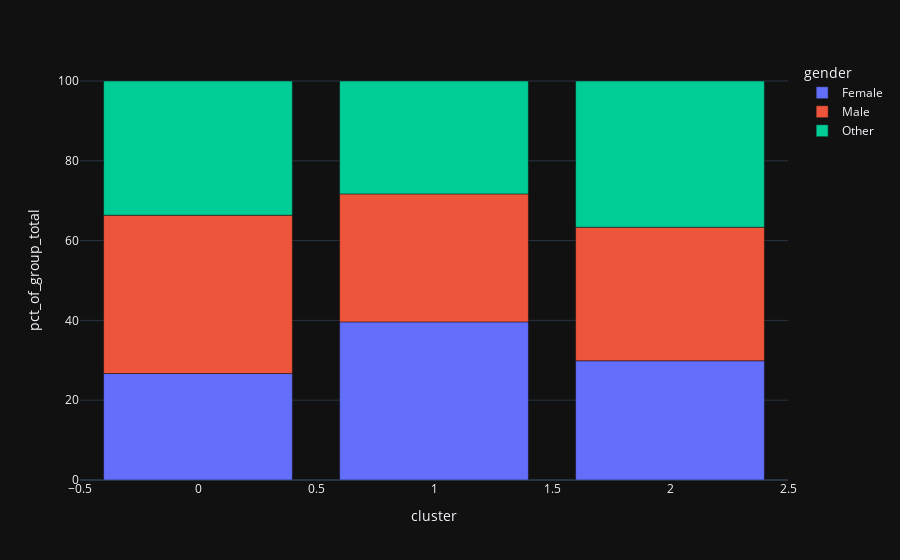
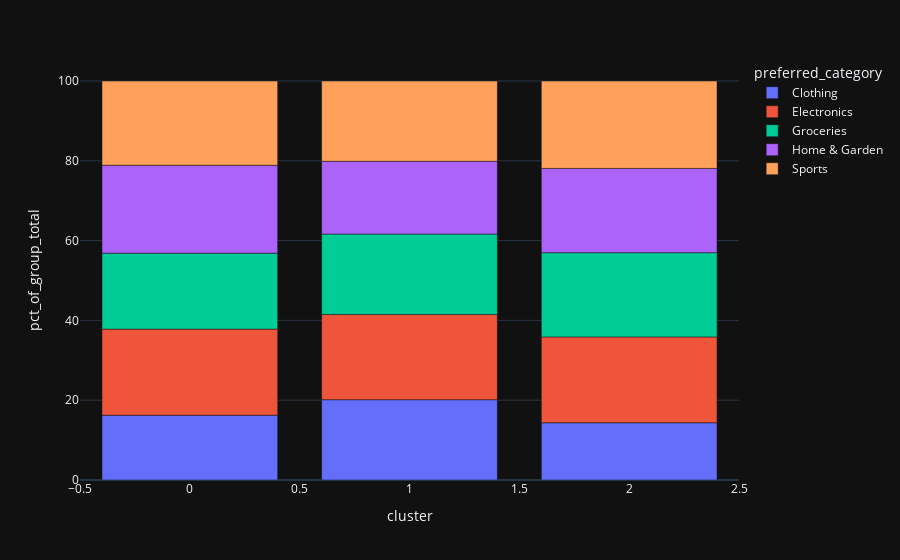
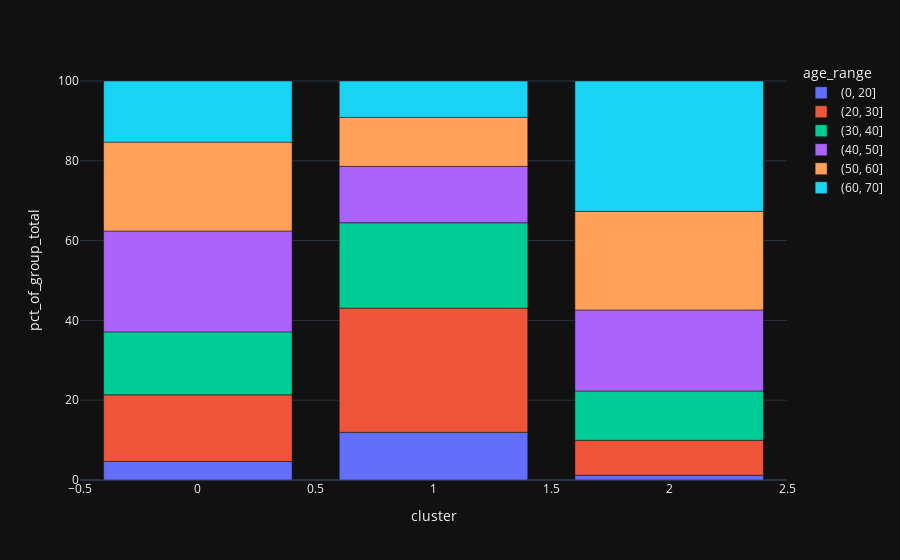
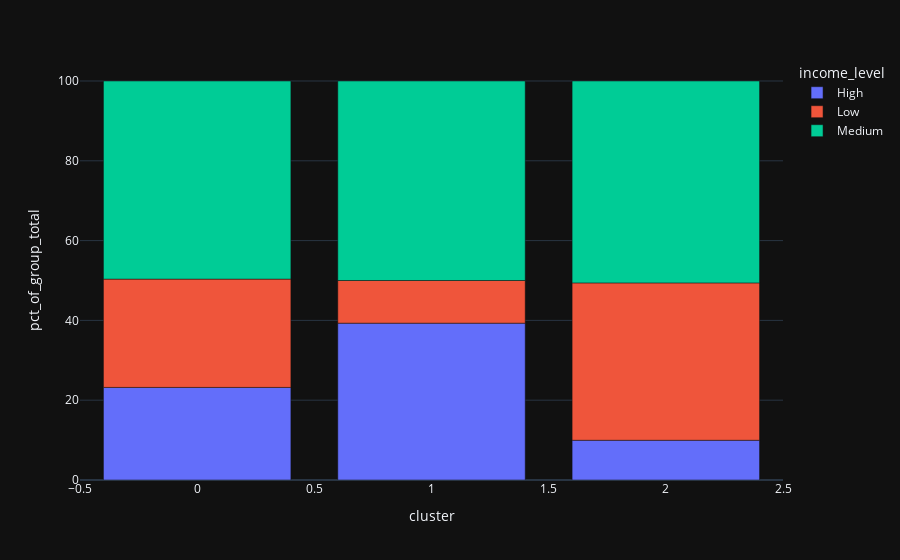

Notebook cell for these charts, in order:
### Code cell
dimensions = df.select_dtypes('object').columns

for dimension in dimensions:

    data = df.groupby(['cluster', dimension]).size().reset_index(name='count')
    data['group_total'] = data.groupby('cluster')['count'].transform('sum')
    data['pct_of_group_total'] = (data['count'] / data['group_total']) * 100

    x = data['cluster']
    y = data['pct_of_group_total']
    fig = px.bar(data, x=x, y=y, color=dimension)
    fig.show()

### Figure 1 — Plotly figure (JSON) as saved in the notebook; plotly's stock layout.template omitted (floating-point values rounded to 4 significant figures)
{"data": [{"alignmentgroup": "True", "hovertemplate": "gender=Female<br>cluster=%{x}<br>pct_of_group_total=%{y}<extra></extra>", "legendgroup": "Female", "marker": {"color": "#636efa", "pattern": {"shape": ""}}, "name": "Female", "offsetgroup": "Female", "orientation": "v", "showlegend": true, "textposition": "auto", "type": "bar", "x": [0, 1, 2], "xaxis": "x", "y": [26.68, 39.62, 29.88], "yaxis": "y"}, {"alignmentgroup": "True", "hovertemplate": "gender=Male<br>cluster=%{x}<br>pct_of_group_total=%{y}<extra></extra>", "legendgroup": "Male", "marker": {"color": "#EF553B", "pattern": {"shape": ""}}, "name": "Male", "offsetgroup": "Male", "orientation": "v", "showlegend": true, "textposition": "auto", "type": "bar", "x": [0, 1, 2], "xaxis": "x", "y": [39.68, 32.08, 33.47], "yaxis": "y"}, {"alignmentgroup": "True", "hovertemplate": "gender=Other<br>cluster=%{x}<br>pct_of_group_total=%{y}<extra></extra>", "legendgroup": "Other", "marker": {"color": "#00cc96", "pattern": {"shape": ""}}, "name": "Other", "offsetgroup": "Other", "orientation": "v", "showlegend": true, "textposition": "auto", "type": "bar", "x": [0, 1, 2], "xaxis": "x", "y": [33.64, 28.3, 36.65], "yaxis": "y"}], "layout": {"barmode": "relative", "legend": {"title": {"text": "gender"}, "tracegroupgap": 0}, "margin": {"t": 60}, "xaxis": {"anchor": "y", "domain": [0, 1], "title": {"text": "cluster"}}, "yaxis": {"anchor": "x", "domain": [0, 1], "title": {"text": "pct_of_group_total"}}}}

### Figure 2 — Plotly figure (JSON) as saved in the notebook; plotly's stock layout.template omitted (floating-point values rounded to 4 significant figures)
{"data": [{"alignmentgroup": "True", "hovertemplate": "preferred_category=Clothing<br>cluster=%{x}<br>pct_of_group_total=%{y}<extra></extra>", "legendgroup": "Clothing", "marker": {"color": "#636efa", "pattern": {"shape": ""}}, "name": "Clothing", "offsetgroup": "Clothing", "orientation": "v", "showlegend": true, "textposition": "auto", "type": "bar", "x": [0, 1, 2], "xaxis": "x", "y": [16.24, 20.13, 14.34], "yaxis": "y"}, {"alignmentgroup": "True", "hovertemplate": "preferred_category=Electronics<br>cluster=%{x}<br>pct_of_group_total=%{y}<extra></extra>", "legendgroup": "Electronics", "marker": {"color": "#EF553B", "pattern": {"shape": ""}}, "name": "Electronics", "offsetgroup": "Electronics", "orientation": "v", "showlegend": true, "textposition": "auto", "type": "bar", "x": [0, 1, 2], "xaxis": "x", "y": [21.58, 21.38, 21.51], "yaxis": "y"}, {"alignmentgroup": "True", "hovertemplate": "preferred_category=Groceries<br>cluster=%{x}<br>pct_of_group_total=%{y}<extra></extra>", "legendgroup": "Groceries", "marker": {"color": "#00cc96", "pattern": {"shape": ""}}, "name": "Groceries", "offsetgroup": "Groceries", "orientation": "v", "showlegend": true, "textposition": "auto", "type": "bar", "x": [0, 1, 2], "xaxis": "x", "y": [19.03, 20.13, 21.12], "yaxis": "y"}, {"alignmentgroup": "True", "hovertemplate": "preferred_category=Home & Garden<br>cluster=%{x}<br>pct_of_group_total=%{y}<extra></extra>", "legendgroup": "Home & Garden", "marker": {"color": "#ab63fa", "pattern": {"shape": ""}}, "name": "Home & Garden", "offsetgroup": "Home & Garden", "orientation": "v", "showlegend": true, "textposition": "auto", "type": "bar", "x": [0, 1, 2], "xaxis": "x", "y": [22.04, 18.24, 21.12], "yaxis": "y"}, {"alignmentgroup": "True", "hovertemplate": "preferred_category=Sports<br>cluster=%{x}<br>pct_of_group_total=%{y}<extra></extra>", "legendgroup": "Sports", "marker": {"color": "#FFA15A", "pattern": {"shape": ""}}, "name": "Sports", "offsetgroup": "Sports", "orientation": "v", "showlegend": true, "textposition": "auto", "type": "bar", "x": [0, 1, 2], "xaxis": "x", "y": [21.11, 20.13, 21.91], "yaxis": "y"}], "layout": {"barmode": "relative", "legend": {"title": {"text": "preferred_category"}, "tracegroupgap": 0}, "margin": {"t": 60}, "xaxis": {"anchor": "y", "domain": [0, 1], "title": {"text": "cluster"}}, "yaxis": {"anchor": "x", "domain": [0, 1], "title": {"text": "pct_of_group_total"}}}}

### Figure 3 — Plotly figure (JSON) as saved in the notebook; plotly's stock layout.template omitted (floating-point values rounded to 4 significant figures)
{"data": [{"alignmentgroup": "True", "hovertemplate": "age_range=(0, 20]<br>cluster=%{x}<br>pct_of_group_total=%{y}<extra></extra>", "legendgroup": "(0, 20]", "marker": {"color": "#636efa", "pattern": {"shape": ""}}, "name": "(0, 20]", "offsetgroup": "(0, 20]", "orientation": "v", "showlegend": true, "textposition": "auto", "type": "bar", "x": [0, 1, 2], "xaxis": "x", "y": [4.64, 11.95, 1.195], "yaxis": "y"}, {"alignmentgroup": "True", "hovertemplate": "age_range=(20, 30]<br>cluster=%{x}<br>pct_of_group_total=%{y}<extra></extra>", "legendgroup": "(20, 30]", "marker": {"color": "#EF553B", "pattern": {"shape": ""}}, "name": "(20, 30]", "offsetgroup": "(20, 30]", "orientation": "v", "showlegend": true, "textposition": "auto", "type": "bar", "x": [0, 1, 2], "xaxis": "x", "y": [16.71, 31.13, 8.765], "yaxis": "y"}, {"alignmentgroup": "True", "hovertemplate": "age_range=(30, 40]<br>cluster=%{x}<br>pct_of_group_total=%{y}<extra></extra>", "legendgroup": "(30, 40]", "marker": {"color": "#00cc96", "pattern": {"shape": ""}}, "name": "(30, 40]", "offsetgroup": "(30, 40]", "orientation": "v", "showlegend": true, "textposition": "auto", "type": "bar", "x": [0, 1, 2], "xaxis": "x", "y": [15.78, 21.38, 12.35], "yaxis": "y"}, {"alignmentgroup": "True", "hovertemplate": "age_range=(40, 50]<br>cluster=%{x}<br>pct_of_group_total=%{y}<extra></extra>", "legendgroup": "(40, 50]", "marker": {"color": "#ab63fa", "pattern": {"shape": ""}}, "name": "(40, 50]", "offsetgroup": "(40, 50]", "orientation": "v", "showlegend": true, "textposition": "auto", "type": "bar", "x": [0, 1, 2], "xaxis": "x", "y": [25.29, 14.15, 20.32], "yaxis": "y"}, {"alignmentgroup": "True", "hovertemplate": "age_range=(50, 60]<br>cluster=%{x}<br>pct_of_group_total=%{y}<extra></extra>", "legendgroup": "(50, 60]", "marker": {"color": "#FFA15A", "pattern": {"shape": ""}}, "name": "(50, 60]", "offsetgroup": "(50, 60]", "orientation": "v", "showlegend": true, "textposition": "auto", "type": "bar", "x": [0, 1, 2], "xaxis": "x", "y": [22.27, 12.26, 24.7], "yaxis": "y"}, {"alignmentgroup": "True", "hovertemplate": "age_range=(60, 70]<br>cluster=%{x}<br>pct_of_group_total=%{y}<extra></extra>", "legendgroup": "(60, 70]", "marker": {"color": "#19d3f3", "pattern": {"shape": ""}}, "name": "(60, 70]", "offsetgroup": "(60, 70]", "orientation": "v", "showlegend": true, "textposition": "auto", "type": "bar", "x": [0, 1, 2], "xaxis": "x", "y": [15.31, 9.119, 32.67], "yaxis": "y"}], "layout": {"barmode": "relative", "legend": {"title": {"text": "age_range"}, "tracegroupgap": 0}, "margin": {"t": 60}, "xaxis": {"anchor": "y", "domain": [0, 1], "title": {"text": "cluster"}}, "yaxis": {"anchor": "x", "domain": [0, 1], "title": {"text": "pct_of_group_total"}}}}

### Figure 4 — Plotly figure (JSON) as saved in the notebook; plotly's stock layout.template omitted (floating-point values rounded to 4 significant figures)
{"data": [{"alignmentgroup": "True", "hovertemplate": "income_level=High<br>cluster=%{x}<br>pct_of_group_total=%{y}<extra></extra>", "legendgroup": "High", "marker": {"color": "#636efa", "pattern": {"shape": ""}}, "name": "High", "offsetgroup": "High", "orientation": "v", "showlegend": true, "textposition": "auto", "type": "bar", "x": [0, 1, 2], "xaxis": "x", "y": [23.2, 39.31, 9.96], "yaxis": "y"}, {"alignmentgroup": "True", "hovertemplate": "income_level=Low<br>cluster=%{x}<br>pct_of_group_total=%{y}<extra></extra>", "legendgroup": "Low", "marker": {"color": "#EF553B", "pattern": {"shape": ""}}, "name": "Low", "offsetgroup": "Low", "orientation": "v", "showlegend": true, "textposition": "auto", "type": "bar", "x": [0, 1, 2], "xaxis": "x", "y": [27.15, 10.69, 39.44], "yaxis": "y"}, {"alignmentgroup": "True", "hovertemplate": "income_level=Medium<br>cluster=%{x}<br>pct_of_group_total=%{y}<extra></extra>", "legendgroup": "Medium", "marker": {"color": "#00cc96", "pattern": {"shape": ""}}, "name": "Medium", "offsetgroup": "Medium", "orientation": "v", "showlegend": true, "textposition": "auto", "type": "bar", "x": [0, 1, 2], "xaxis": "x", "y": [49.65, 50, 50.6], "yaxis": "y"}], "layout": {"barmode": "relative", "legend": {"title": {"text": "income_level"}, "tracegroupgap": 0}, "margin": {"t": 60}, "xaxis": {"anchor": "y", "domain": [0, 1], "title": {"text": "cluster"}}, "yaxis": {"anchor": "x", "domain": [0, 1], "title": {"text": "pct_of_group_total"}}}}
